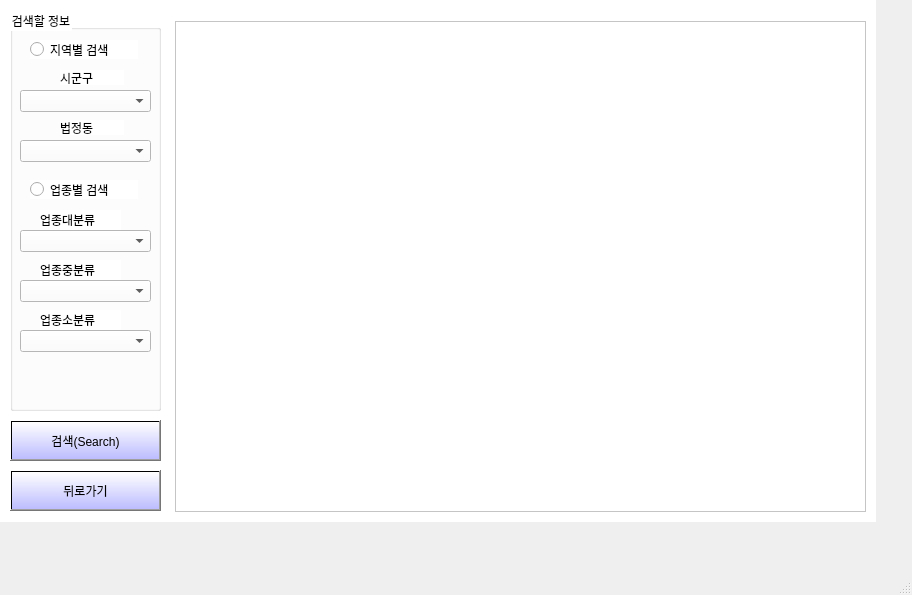
<?xml version="1.0" encoding="UTF-8"?>
<ui version="4.0">
 <class>MainWindow</class>
 <widget class="QMainWindow" name="MainWindow">
  <property name="geometry">
   <rect>
    <x>0</x>
    <y>0</y>
    <width>912</width>
    <height>595</height>
   </rect>
  </property>
  <property name="windowTitle">
   <string>MainWindow</string>
  </property>
  <widget class="QWidget" name="centralwidget">
   <widget class="QWidget" name="layout" native="true">
    <property name="styleSheet">
     <string notr="true">background-color:rgb(255, 255, 255)</string>
    </property>
    <widget class="QPushButton" name="searchButton">
     <property name="geometry">
      <rect>
       <x>10</x>
       <y>420</y>
       <width>151</width>
       <height>41</height>
      </rect>
     </property>
     <property name="styleSheet">
      <string notr="true">font: 9pt &quot;맑은 고딕&quot;;
background-color:qlineargradient(spread:pad, x0:1, y0:1, x0:1, y1:1, stop:0 rgba(170, 170, 255, 200), stop:1 rgba(255, 255, 255, 200))</string>
     </property>
     <property name="text">
      <string>검색(Search)</string>
     </property>
    </widget>
    <widget class="QGroupBox" name="groupBox">
     <property name="geometry">
      <rect>
       <x>10</x>
       <y>10</y>
       <width>151</width>
       <height>401</height>
      </rect>
     </property>
     <property name="styleSheet">
      <string notr="true">font: 9pt &quot;맑은 고딕&quot;;</string>
     </property>
     <property name="title">
      <string>검색할 정보</string>
     </property>
     <widget class="QRadioButton" name="byCategory">
      <property name="geometry">
       <rect>
        <x>20</x>
        <y>170</y>
        <width>108</width>
        <height>19</height>
       </rect>
      </property>
      <property name="styleSheet">
       <string notr="true">font: 9pt &quot;맑은 고딕&quot;;</string>
      </property>
      <property name="text">
       <string>업종별 검색</string>
      </property>
     </widget>
     <widget class="QRadioButton" name="byArea">
      <property name="geometry">
       <rect>
        <x>20</x>
        <y>30</y>
        <width>108</width>
        <height>19</height>
       </rect>
      </property>
      <property name="styleSheet">
       <string notr="true">font: 9pt &quot;맑은 고딕&quot;;</string>
      </property>
      <property name="text">
       <string>지역별 검색</string>
      </property>
     </widget>
     <widget class="QLabel" name="cityLabel">
      <property name="geometry">
       <rect>
        <x>50</x>
        <y>60</y>
        <width>64</width>
        <height>15</height>
       </rect>
      </property>
      <property name="styleSheet">
       <string notr="true">font: 9pt &quot;맑은 고딕&quot;;</string>
      </property>
      <property name="text">
       <string>시군구</string>
      </property>
     </widget>
     <widget class="QComboBox" name="cityBox">
      <property name="geometry">
       <rect>
        <x>10</x>
        <y>80</y>
        <width>131</width>
        <height>22</height>
       </rect>
      </property>
      <property name="styleSheet">
       <string notr="true">font: 9pt &quot;맑은 고딕&quot;;</string>
      </property>
     </widget>
     <widget class="QLabel" name="dongLabel">
      <property name="geometry">
       <rect>
        <x>50</x>
        <y>110</y>
        <width>64</width>
        <height>15</height>
       </rect>
      </property>
      <property name="styleSheet">
       <string notr="true">font: 9pt &quot;맑은 고딕&quot;;</string>
      </property>
      <property name="text">
       <string>법정동</string>
      </property>
     </widget>
     <widget class="QComboBox" name="dongBox">
      <property name="geometry">
       <rect>
        <x>10</x>
        <y>130</y>
        <width>131</width>
        <height>22</height>
       </rect>
      </property>
      <property name="styleSheet">
       <string notr="true">font: 9pt &quot;맑은 고딕&quot;;</string>
      </property>
     </widget>
     <widget class="QLabel" name="LCategoryLabel">
      <property name="geometry">
       <rect>
        <x>30</x>
        <y>200</y>
        <width>81</width>
        <height>20</height>
       </rect>
      </property>
      <property name="styleSheet">
       <string notr="true">font: 9pt &quot;맑은 고딕&quot;;</string>
      </property>
      <property name="text">
       <string>업종대분류</string>
      </property>
     </widget>
     <widget class="QComboBox" name="LCategoryBox">
      <property name="geometry">
       <rect>
        <x>10</x>
        <y>220</y>
        <width>131</width>
        <height>22</height>
       </rect>
      </property>
      <property name="styleSheet">
       <string notr="true">font: 9pt &quot;맑은 고딕&quot;;</string>
      </property>
     </widget>
     <widget class="QLabel" name="MCategoryLabel">
      <property name="geometry">
       <rect>
        <x>30</x>
        <y>250</y>
        <width>81</width>
        <height>20</height>
       </rect>
      </property>
      <property name="styleSheet">
       <string notr="true">font: 9pt &quot;맑은 고딕&quot;;</string>
      </property>
      <property name="text">
       <string>업종중분류</string>
      </property>
     </widget>
     <widget class="QComboBox" name="MCategoryBox">
      <property name="geometry">
       <rect>
        <x>10</x>
        <y>270</y>
        <width>131</width>
        <height>22</height>
       </rect>
      </property>
      <property name="styleSheet">
       <string notr="true">font: 9pt &quot;맑은 고딕&quot;;</string>
      </property>
     </widget>
     <widget class="QComboBox" name="SCategoryBox">
      <property name="geometry">
       <rect>
        <x>10</x>
        <y>320</y>
        <width>131</width>
        <height>22</height>
       </rect>
      </property>
      <property name="styleSheet">
       <string notr="true">font: 9pt &quot;맑은 고딕&quot;;</string>
      </property>
     </widget>
     <widget class="QLabel" name="SCategoryLabel">
      <property name="geometry">
       <rect>
        <x>30</x>
        <y>300</y>
        <width>81</width>
        <height>20</height>
       </rect>
      </property>
      <property name="styleSheet">
       <string notr="true">font: 9pt &quot;맑은 고딕&quot;;</string>
      </property>
      <property name="text">
       <string>업종소분류</string>
      </property>
     </widget>
    </widget>
    <widget class="QPushButton" name="backButton">
     <property name="geometry">
      <rect>
       <x>10</x>
       <y>470</y>
       <width>151</width>
       <height>41</height>
      </rect>
     </property>
     <property name="styleSheet">
      <string notr="true">font: 9pt &quot;맑은 고딕&quot;;
background-color:qlineargradient(spread:pad, x0:1, y0:1, x0:1, y1:1, stop:0 rgba(170, 170, 255, 200), stop:1 rgba(255, 255, 255, 200))</string>
     </property>
     <property name="text">
      <string>뒤로가기</string>
     </property>
    </widget>
    <widget class="QTableView" name="tableView">
     <property name="geometry">
      <rect>
       <x>175</x>
       <y>21</y>
       <width>691</width>
       <height>491</height>
      </rect>
     </property>
    </widget>
   </widget>
  </widget>
  <widget class="QMenuBar" name="menubar">
   <property name="geometry">
    <rect>
     <x>0</x>
     <y>0</y>
     <width>912</width>
     <height>26</height>
    </rect>
   </property>
  </widget>
  <widget class="QStatusBar" name="statusbar"/>
 </widget>
 <resources/>
 <connections/>
</ui>
